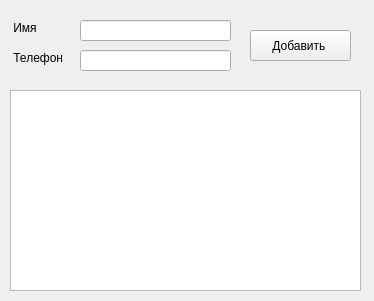
<?xml version="1.0" encoding="UTF-8"?>
<ui version="4.0">
 <class>MainWindow</class>
 <widget class="QMainWindow" name="MainWindow">
  <property name="geometry">
   <rect>
    <x>0</x>
    <y>0</y>
    <width>374</width>
    <height>301</height>
   </rect>
  </property>
  <property name="windowTitle">
   <string>Записная книжка</string>
  </property>
  <widget class="QWidget" name="centralwidget">
   <widget class="QPushButton" name="pushButton">
    <property name="geometry">
     <rect>
      <x>250</x>
      <y>30</y>
      <width>101</width>
      <height>31</height>
     </rect>
    </property>
    <property name="text">
     <string>Добавить </string>
    </property>
   </widget>
   <widget class="QLineEdit" name="lineEdit">
    <property name="geometry">
     <rect>
      <x>80</x>
      <y>50</y>
      <width>151</width>
      <height>21</height>
     </rect>
    </property>
   </widget>
   <widget class="QTextEdit" name="textEdit">
    <property name="geometry">
     <rect>
      <x>10</x>
      <y>90</y>
      <width>351</width>
      <height>201</height>
     </rect>
    </property>
   </widget>
   <widget class="QLabel" name="label">
    <property name="geometry">
     <rect>
      <x>10</x>
      <y>20</y>
      <width>51</width>
      <height>16</height>
     </rect>
    </property>
    <property name="font">
     <font>
      <pointsize>9</pointsize>
     </font>
    </property>
    <property name="text">
     <string> Имя</string>
    </property>
   </widget>
   <widget class="QLabel" name="label_2">
    <property name="geometry">
     <rect>
      <x>10</x>
      <y>50</y>
      <width>61</width>
      <height>16</height>
     </rect>
    </property>
    <property name="font">
     <font>
      <pointsize>9</pointsize>
     </font>
    </property>
    <property name="text">
     <string> Телефон</string>
    </property>
   </widget>
   <widget class="QLineEdit" name="lineEdit_2">
    <property name="geometry">
     <rect>
      <x>80</x>
      <y>20</y>
      <width>151</width>
      <height>21</height>
     </rect>
    </property>
   </widget>
  </widget>
 </widget>
 <resources/>
 <connections/>
</ui>
